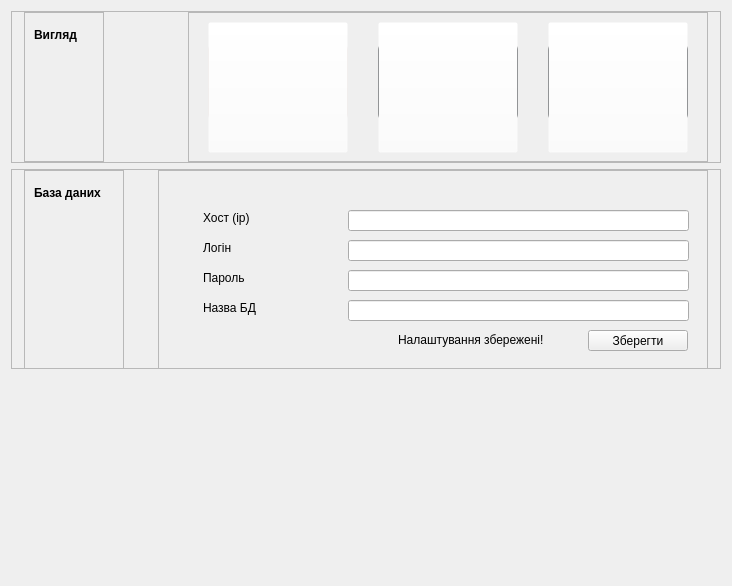
<?xml version="1.0" encoding="UTF-8"?>
<ui version="4.0">
 <class>appSetting</class>
 <widget class="QWidget" name="appSetting">
  <property name="geometry">
   <rect>
    <x>0</x>
    <y>0</y>
    <width>732</width>
    <height>586</height>
   </rect>
  </property>
  <property name="sizePolicy">
   <sizepolicy hsizetype="Preferred" vsizetype="Maximum">
    <horstretch>0</horstretch>
    <verstretch>0</verstretch>
   </sizepolicy>
  </property>
  <property name="windowTitle">
   <string>Form</string>
  </property>
  <property name="styleSheet">
   <string notr="true">appSetting
{
background-color: rgb(29, 31, 32);
}</string>
  </property>
  <layout class="QVBoxLayout" name="verticalLayout">
   <item>
    <widget class="QFrame" name="mainUIStyleFrame">
     <property name="sizePolicy">
      <sizepolicy hsizetype="Preferred" vsizetype="Minimum">
       <horstretch>0</horstretch>
       <verstretch>0</verstretch>
      </sizepolicy>
     </property>
     <property name="minimumSize">
      <size>
       <width>0</width>
       <height>150</height>
      </size>
     </property>
     <property name="styleSheet">
      <string notr="true"/>
     </property>
     <property name="frameShape">
      <enum>QFrame::StyledPanel</enum>
     </property>
     <property name="frameShadow">
      <enum>QFrame::Raised</enum>
     </property>
     <layout class="QHBoxLayout" name="horizontalLayout">
      <property name="leftMargin">
       <number>12</number>
      </property>
      <property name="topMargin">
       <number>0</number>
      </property>
      <property name="rightMargin">
       <number>12</number>
      </property>
      <property name="bottomMargin">
       <number>0</number>
      </property>
      <item>
       <widget class="QFrame" name="leftUIStyleFrame">
        <property name="sizePolicy">
         <sizepolicy hsizetype="Preferred" vsizetype="Fixed">
          <horstretch>0</horstretch>
          <verstretch>0</verstretch>
         </sizepolicy>
        </property>
        <property name="minimumSize">
         <size>
          <width>80</width>
          <height>150</height>
         </size>
        </property>
        <property name="frameShape">
         <enum>QFrame::StyledPanel</enum>
        </property>
        <property name="frameShadow">
         <enum>QFrame::Raised</enum>
        </property>
        <widget class="QLabel" name="labelSeeUI">
         <property name="geometry">
          <rect>
           <x>10</x>
           <y>15</y>
           <width>58</width>
           <height>16</height>
          </rect>
         </property>
         <property name="sizePolicy">
          <sizepolicy hsizetype="Preferred" vsizetype="Fixed">
           <horstretch>0</horstretch>
           <verstretch>0</verstretch>
          </sizepolicy>
         </property>
         <property name="styleSheet">
          <string notr="true"/>
         </property>
         <property name="text">
          <string>&lt;html&gt;&lt;head/&gt;&lt;body&gt;&lt;p&gt;&lt;span style=&quot; font-weight:700;&quot;&gt;Вигляд&lt;/span&gt;&lt;/p&gt;&lt;/body&gt;&lt;/html&gt;</string>
         </property>
        </widget>
       </widget>
      </item>
      <item>
       <spacer name="horizontalSpacer">
        <property name="orientation">
         <enum>Qt::Horizontal</enum>
        </property>
        <property name="sizeHint" stdset="0">
         <size>
          <width>40</width>
          <height>20</height>
         </size>
        </property>
       </spacer>
      </item>
      <item>
       <widget class="QFrame" name="rightUIStyleFrame">
        <property name="sizePolicy">
         <sizepolicy hsizetype="Preferred" vsizetype="Fixed">
          <horstretch>0</horstretch>
          <verstretch>0</verstretch>
         </sizepolicy>
        </property>
        <property name="minimumSize">
         <size>
          <width>520</width>
          <height>150</height>
         </size>
        </property>
        <property name="frameShape">
         <enum>QFrame::StyledPanel</enum>
        </property>
        <property name="frameShadow">
         <enum>QFrame::Raised</enum>
        </property>
        <widget class="QRadioButton" name="selectSystemUIRadioButton">
         <property name="geometry">
          <rect>
           <x>390</x>
           <y>120</y>
           <width>91</width>
           <height>20</height>
          </rect>
         </property>
         <property name="text">
          <string>Системна</string>
         </property>
        </widget>
        <widget class="QRadioButton" name="selectWhiteUIRadioButton">
         <property name="geometry">
          <rect>
           <x>60</x>
           <y>120</y>
           <width>71</width>
           <height>20</height>
          </rect>
         </property>
         <property name="text">
          <string>Світла</string>
         </property>
        </widget>
        <widget class="QLabel" name="imageWhiteUI">
         <property name="geometry">
          <rect>
           <x>20</x>
           <y>30</y>
           <width>140</width>
           <height>80</height>
          </rect>
         </property>
         <property name="styleSheet">
          <string notr="true">border: 3px solid rgb(231,224,223);
border-radius: 8px;</string>
         </property>
         <property name="text">
          <string/>
         </property>
         <property name="pixmap">
          <pixmap resource="recources.qrc">:/img/settingIcon/settingWhiteUIIco.png</pixmap>
         </property>
         <property name="scaledContents">
          <bool>true</bool>
         </property>
        </widget>
        <widget class="QLabel" name="imageBlackUI">
         <property name="geometry">
          <rect>
           <x>190</x>
           <y>30</y>
           <width>140</width>
           <height>80</height>
          </rect>
         </property>
         <property name="styleSheet">
          <string notr="true">border: 3px solid rgb(41,45,48); 
border-radius: 8px;

</string>
         </property>
         <property name="text">
          <string/>
         </property>
         <property name="pixmap">
          <pixmap resource="recources.qrc">:/img/settingIcon/settingBlackUIIco.png</pixmap>
         </property>
         <property name="scaledContents">
          <bool>true</bool>
         </property>
        </widget>
        <widget class="QRadioButton" name="selectBlackUIRadioButton">
         <property name="geometry">
          <rect>
           <x>230</x>
           <y>120</y>
           <width>61</width>
           <height>20</height>
          </rect>
         </property>
         <property name="text">
          <string>Темна</string>
         </property>
        </widget>
        <widget class="QLabel" name="imageSystemUI">
         <property name="geometry">
          <rect>
           <x>360</x>
           <y>30</y>
           <width>140</width>
           <height>80</height>
          </rect>
         </property>
         <property name="styleSheet">
          <string notr="true">border: 3px solid rgb(41,45,48); 
border-radius: 8px;

</string>
         </property>
         <property name="text">
          <string/>
         </property>
         <property name="pixmap">
          <pixmap resource="recources.qrc">:/img/settingIcon/settingSystemUIICo.png</pixmap>
         </property>
         <property name="scaledContents">
          <bool>true</bool>
         </property>
        </widget>
        <widget class="QPushButton" name="selectSystemUIButton">
         <property name="geometry">
          <rect>
           <x>360</x>
           <y>10</y>
           <width>140</width>
           <height>131</height>
          </rect>
         </property>
         <property name="cursor">
          <cursorShape>PointingHandCursor</cursorShape>
         </property>
         <property name="styleSheet">
          <string notr="true">background-color: rgba(255, 255, 255, 0);</string>
         </property>
         <property name="text">
          <string/>
         </property>
        </widget>
        <widget class="QPushButton" name="selectBlackUIButton">
         <property name="geometry">
          <rect>
           <x>190</x>
           <y>10</y>
           <width>140</width>
           <height>131</height>
          </rect>
         </property>
         <property name="cursor">
          <cursorShape>PointingHandCursor</cursorShape>
         </property>
         <property name="styleSheet">
          <string notr="true">background-color: rgba(255, 255, 255, 0);</string>
         </property>
         <property name="text">
          <string/>
         </property>
        </widget>
        <widget class="QPushButton" name="selectWhiteUIButton">
         <property name="geometry">
          <rect>
           <x>20</x>
           <y>10</y>
           <width>140</width>
           <height>131</height>
          </rect>
         </property>
         <property name="cursor">
          <cursorShape>PointingHandCursor</cursorShape>
         </property>
         <property name="styleSheet">
          <string notr="true">background-color: rgba(255, 255, 255, 0);</string>
         </property>
         <property name="text">
          <string/>
         </property>
        </widget>
        <zorder>selectSystemUIRadioButton</zorder>
        <zorder>selectWhiteUIRadioButton</zorder>
        <zorder>imageWhiteUI</zorder>
        <zorder>imageBlackUI</zorder>
        <zorder>imageSystemUI</zorder>
        <zorder>selectBlackUIRadioButton</zorder>
        <zorder>selectSystemUIButton</zorder>
        <zorder>selectBlackUIButton</zorder>
        <zorder>selectWhiteUIButton</zorder>
       </widget>
      </item>
     </layout>
    </widget>
   </item>
   <item>
    <widget class="QFrame" name="connectSetting">
     <property name="minimumSize">
      <size>
       <width>0</width>
       <height>200</height>
      </size>
     </property>
     <property name="maximumSize">
      <size>
       <width>16777215</width>
       <height>200</height>
      </size>
     </property>
     <property name="frameShape">
      <enum>QFrame::StyledPanel</enum>
     </property>
     <property name="frameShadow">
      <enum>QFrame::Raised</enum>
     </property>
     <layout class="QHBoxLayout" name="horizontalLayout_2">
      <property name="leftMargin">
       <number>12</number>
      </property>
      <property name="topMargin">
       <number>0</number>
      </property>
      <property name="rightMargin">
       <number>12</number>
      </property>
      <property name="bottomMargin">
       <number>0</number>
      </property>
      <item>
       <widget class="QFrame" name="leftConnectFrame">
        <property name="minimumSize">
         <size>
          <width>100</width>
          <height>380</height>
         </size>
        </property>
        <property name="maximumSize">
         <size>
          <width>100</width>
          <height>380</height>
         </size>
        </property>
        <property name="frameShape">
         <enum>QFrame::StyledPanel</enum>
        </property>
        <property name="frameShadow">
         <enum>QFrame::Raised</enum>
        </property>
        <widget class="QLabel" name="dataBaseText">
         <property name="geometry">
          <rect>
           <x>10</x>
           <y>15</y>
           <width>81</width>
           <height>16</height>
          </rect>
         </property>
         <property name="sizePolicy">
          <sizepolicy hsizetype="Preferred" vsizetype="Fixed">
           <horstretch>0</horstretch>
           <verstretch>0</verstretch>
          </sizepolicy>
         </property>
         <property name="styleSheet">
          <string notr="true"/>
         </property>
         <property name="text">
          <string>&lt;html&gt;&lt;head/&gt;&lt;body&gt;&lt;p&gt;&lt;span style=&quot; font-weight:700;&quot;&gt;База даних&lt;/span&gt;&lt;/p&gt;&lt;/body&gt;&lt;/html&gt;</string>
         </property>
        </widget>
        <widget class="QLabel" name="accountText">
         <property name="geometry">
          <rect>
           <x>10</x>
           <y>190</y>
           <width>81</width>
           <height>16</height>
          </rect>
         </property>
         <property name="sizePolicy">
          <sizepolicy hsizetype="Preferred" vsizetype="Fixed">
           <horstretch>0</horstretch>
           <verstretch>0</verstretch>
          </sizepolicy>
         </property>
         <property name="styleSheet">
          <string notr="true"/>
         </property>
         <property name="text">
          <string>&lt;html&gt;&lt;head/&gt;&lt;body&gt;&lt;p&gt;&lt;span style=&quot; font-weight:700;&quot;&gt;&lt;/span&gt;&lt;/p&gt;&lt;/body&gt;&lt;/html&gt;</string>
         </property>
        </widget>
       </widget>
      </item>
      <item>
       <spacer name="horizontalSpacer_2">
        <property name="orientation">
         <enum>Qt::Horizontal</enum>
        </property>
        <property name="sizeHint" stdset="0">
         <size>
          <width>20</width>
          <height>20</height>
         </size>
        </property>
       </spacer>
      </item>
      <item>
       <widget class="QFrame" name="rightConnectFrame">
        <property name="minimumSize">
         <size>
          <width>550</width>
          <height>380</height>
         </size>
        </property>
        <property name="maximumSize">
         <size>
          <width>16777215</width>
          <height>380</height>
         </size>
        </property>
        <property name="frameShape">
         <enum>QFrame::StyledPanel</enum>
        </property>
        <property name="frameShadow">
         <enum>QFrame::Raised</enum>
        </property>
        <widget class="QLabel" name="dbname">
         <property name="geometry">
          <rect>
           <x>45</x>
           <y>130</y>
           <width>81</width>
           <height>16</height>
          </rect>
         </property>
         <property name="sizePolicy">
          <sizepolicy hsizetype="Preferred" vsizetype="Fixed">
           <horstretch>0</horstretch>
           <verstretch>0</verstretch>
          </sizepolicy>
         </property>
         <property name="styleSheet">
          <string notr="true"/>
         </property>
         <property name="text">
          <string>&lt;html&gt;&lt;head/&gt;&lt;body&gt;&lt;p&gt;Назва БД&lt;/p&gt;&lt;/body&gt;&lt;/html&gt;</string>
         </property>
        </widget>
        <widget class="QLabel" name="dbhostname">
         <property name="geometry">
          <rect>
           <x>45</x>
           <y>40</y>
           <width>111</width>
           <height>16</height>
          </rect>
         </property>
         <property name="sizePolicy">
          <sizepolicy hsizetype="Preferred" vsizetype="Fixed">
           <horstretch>0</horstretch>
           <verstretch>0</verstretch>
          </sizepolicy>
         </property>
         <property name="styleSheet">
          <string notr="true"/>
         </property>
         <property name="text">
          <string>&lt;html&gt;&lt;head/&gt;&lt;body&gt;&lt;p&gt;Хост (ip)&lt;/p&gt;&lt;/body&gt;&lt;/html&gt;</string>
         </property>
        </widget>
        <widget class="QLabel" name="dblogin">
         <property name="geometry">
          <rect>
           <x>45</x>
           <y>70</y>
           <width>121</width>
           <height>16</height>
          </rect>
         </property>
         <property name="sizePolicy">
          <sizepolicy hsizetype="Preferred" vsizetype="Fixed">
           <horstretch>0</horstretch>
           <verstretch>0</verstretch>
          </sizepolicy>
         </property>
         <property name="styleSheet">
          <string notr="true"/>
         </property>
         <property name="text">
          <string>&lt;html&gt;&lt;head/&gt;&lt;body&gt;&lt;p&gt;Логін&lt;/p&gt;&lt;/body&gt;&lt;/html&gt;</string>
         </property>
        </widget>
        <widget class="QLabel" name="dbpassword">
         <property name="geometry">
          <rect>
           <x>45</x>
           <y>100</y>
           <width>121</width>
           <height>16</height>
          </rect>
         </property>
         <property name="sizePolicy">
          <sizepolicy hsizetype="Preferred" vsizetype="Fixed">
           <horstretch>0</horstretch>
           <verstretch>0</verstretch>
          </sizepolicy>
         </property>
         <property name="styleSheet">
          <string notr="true"/>
         </property>
         <property name="text">
          <string>&lt;html&gt;&lt;head/&gt;&lt;body&gt;&lt;p&gt;Пароль&lt;/p&gt;&lt;/body&gt;&lt;/html&gt;</string>
         </property>
        </widget>
        <widget class="QLineEdit" name="dbhostnameLineEdit">
         <property name="geometry">
          <rect>
           <x>190</x>
           <y>40</y>
           <width>341</width>
           <height>21</height>
          </rect>
         </property>
        </widget>
        <widget class="QLineEdit" name="dbloginLineEdit">
         <property name="geometry">
          <rect>
           <x>190</x>
           <y>70</y>
           <width>341</width>
           <height>21</height>
          </rect>
         </property>
        </widget>
        <widget class="QLineEdit" name="dbpasswordLineEdit">
         <property name="geometry">
          <rect>
           <x>190</x>
           <y>100</y>
           <width>341</width>
           <height>21</height>
          </rect>
         </property>
        </widget>
        <widget class="QPushButton" name="saveDBSettings">
         <property name="geometry">
          <rect>
           <x>430</x>
           <y>160</y>
           <width>100</width>
           <height>21</height>
          </rect>
         </property>
         <property name="text">
          <string>Зберегти</string>
         </property>
        </widget>
        <widget class="QLineEdit" name="dbnameLineEdit">
         <property name="geometry">
          <rect>
           <x>190</x>
           <y>130</y>
           <width>341</width>
           <height>21</height>
          </rect>
         </property>
        </widget>
        <widget class="QLabel" name="succSaveSettings">
         <property name="enabled">
          <bool>true</bool>
         </property>
         <property name="geometry">
          <rect>
           <x>240</x>
           <y>160</y>
           <width>181</width>
           <height>20</height>
          </rect>
         </property>
         <property name="sizePolicy">
          <sizepolicy hsizetype="Preferred" vsizetype="Fixed">
           <horstretch>0</horstretch>
           <verstretch>0</verstretch>
          </sizepolicy>
         </property>
         <property name="styleSheet">
          <string notr="true"/>
         </property>
         <property name="text">
          <string>&lt;html&gt;&lt;head/&gt;&lt;body&gt;&lt;p&gt;Налаштування збережені!&lt;/p&gt;&lt;/body&gt;&lt;/html&gt;</string>
         </property>
        </widget>
       </widget>
      </item>
     </layout>
    </widget>
   </item>
   <item>
    <spacer name="verticalSpacer">
     <property name="orientation">
      <enum>Qt::Vertical</enum>
     </property>
     <property name="sizeHint" stdset="0">
      <size>
       <width>20</width>
       <height>160</height>
      </size>
     </property>
    </spacer>
   </item>
  </layout>
 </widget>
 <resources>
  <include location="recources.qrc"/>
 </resources>
 <connections/>
</ui>
